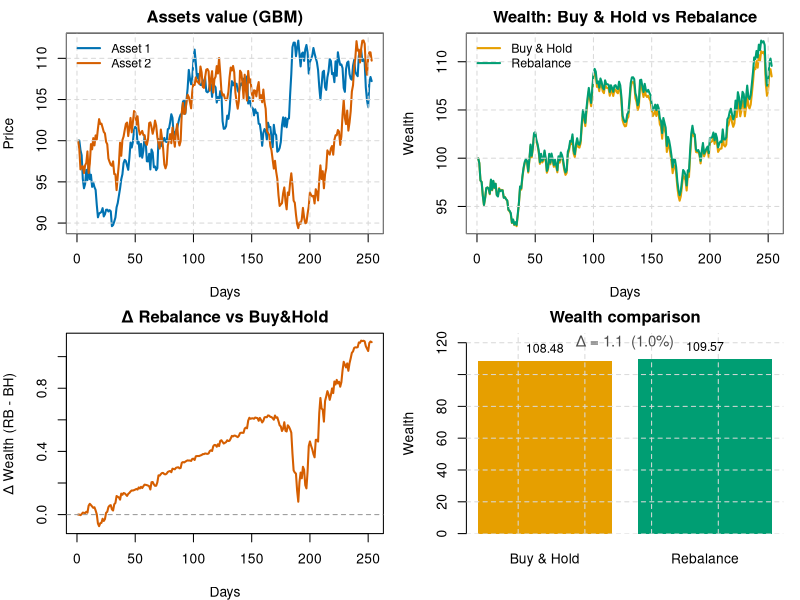

The R script that drew this image:
# ============================
# Shannon's Demon 
# 2 Asset GBM Rebalance
# ============================

set.seed(25102025)

# Parameters
T_years   <- 1
n_days    <- 252 * 1         # years multiplier 
dt        <- T_years / n_days
S0        <- c(100, 100)     # initial values
mu        <- c(0.00, 0.00)   # drift ~ 0 
sigma     <- c(0.20, 0.20)   # assets vol
rho       <- 0.05            # assets correlation
W0        <- 100             # initial wealth
w_target  <- c(0.5, 0.5)     # target weight
do_plot   <- TRUE

# Gaussian shocks generator
# Z ~ N(0, I), Cholesky correlation matrix
Z <- matrix(rnorm(2 * n_days), ncol = 2)
L <- chol(matrix(c(1, rho, rho, 1), 2, 2))
Zc <- Z %*% L

# Geometric Brownian Motion for assets value
S <- matrix(NA, nrow = n_days + 1, ncol = 2)
S[1, ] <- S0
for (t in 1:n_days) {
  for (i in 1:2) {
    S[t + 1, i] <- S[t, i] * exp((mu[i] - 0.5 * sigma[i]^2) * dt +
                                   sigma[i] * sqrt(dt) * Zc[t, i])
  }
}

# Buy & Hold for benchmarking
shares_BH <- (W0 * w_target) / S0
W_BH <- rowSums(S * rep(shares_BH, each = nrow(S)))

# Daily rebalance to w_target value
W_RB <- numeric(n_days + 1)
W_RB[1] <- W0
shares_RB <- (W0 * w_target) / S0

for (t in 1:n_days) {
  
  W_RB[t + 1] <- sum(shares_RB * S[t + 1, ])
  shares_RB <- (W_RB[t + 1] * w_target) / S[t + 1, ]
}

# KPIs
cumret_asset <- S[n_days + 1, ] / S[1, ] - 1
cumret_BH    <- W_BH[n_days + 1] / W_BH[1] - 1
cumret_RB    <- W_RB[n_days + 1] / W_RB[1] - 1

CAGR <- function(v) (tail(v, 1) / head(v, 1))^(1 / T_years) - 1
cagr_BH <- CAGR(W_BH)
cagr_RB <- CAGR(W_RB)

delta_final <- tail(W_RB, 1) - tail(W_BH, 1)
delta_pct   <- delta_final / tail(W_BH, 1) * 100

cat("=== Results (2 asset) ===\n")
cat(sprintf("Asset 1  cum. return: %6.2f%%\n", 100 * cumret_asset[1]))
cat(sprintf("Asset 2  cum. return: %6.2f%%\n", 100 * cumret_asset[2]))
cat(sprintf("Buy&Hold cum. return: %6.2f%%   CAGR: %5.2f%%\n", 100 * cumret_BH, 100 * cagr_BH))
cat(sprintf("Rebalance cum. return: %5.2f%%   CAGR: %5.2f%%\n", 100 * cumret_RB, 100 * cagr_RB))

# Charts
if (do_plot) {
  oldpar <- par(no.readonly = TRUE); on.exit(par(oldpar))
  par(mfrow = c(2, 2), mar = c(4, 4, 2, 1), bg = "white")
  
  # Okabe–Ito colors
  col1 <- "#0072B2"  # blu
  col2 <- "#D55E00"  # arancio
  colBH <- "#E69F00" # giallo scuro
  colRB <- "#009E73" # verde
  colGrid <- "gray85"
  
  # Chart 1) Asset value (2 asset GBM)
  plot(S[,1], type = "l", lwd = 2, col = col1,
       xlab = "Days", ylab = "Price", main = "Assets value (GBM)")
  lines(S[,2], lwd = 2, col = col2)
  grid(col = colGrid, lty = 2); box(col = "gray50")
  legend("topleft", bty = "n", cex = 0.9,
         legend = c("Asset 1","Asset 2"), col = c(col1,col2), lwd = 2)
  
  # Chart 2) Wealth: Buy&Hold vs Rebalance
  rng <- range(c(W_BH, W_RB))
  plot(W_BH, type = "l", lwd = 2, col = colBH,
       xlab = "Days", ylab = "Wealth",
       main = "Wealth: Buy & Hold vs Rebalance", ylim = rng)
  lines(W_RB, lwd = 2, col = colRB)
  grid(col = colGrid, lty = 2); box(col = "gray50")
  legend("topleft", bty = "n", cex = 0.9,
         legend = c("Buy & Hold","Rebalance"), col = c(colBH,colRB), lwd = 2)
  
  # Chart 3: Wealth Delta 
  plot(W_RB - W_BH, type="l", col="#D55E00", lwd=2,
       xlab="Days", ylab="Δ Wealth (RB - BH)",
       main="Δ Rebalance vs Buy&Hold")
  abline(h=0, col="gray60", lty=2) 
  
  # Chart 4: O
  vals <- c(W_BH_end = tail(W_BH, 1),
            W_RB_end = tail(W_RB, 1))
  names(vals) <- c("Buy & Hold", "Rebalance")
  bar_colors <- c("#E69F00", "#009E73")
  
  bar_pos <- barplot(vals,
                     col = bar_colors,
                     border = NA,
                     main = "Wealth comparison",
                     ylab = "Wealth",
                     ylim = c(0, max(vals) * 1.15))
  grid(col = "gray85", lty = 2)
  
  text(bar_pos, vals, labels = round(vals, 2), pos = 3, cex = 0.9)
  
  mtext(sprintf("Δ = %.1f  (%.1f%%)", delta_final, delta_pct),
        side = 3, line = -1, cex = 0.9, col = "gray30")
  
}